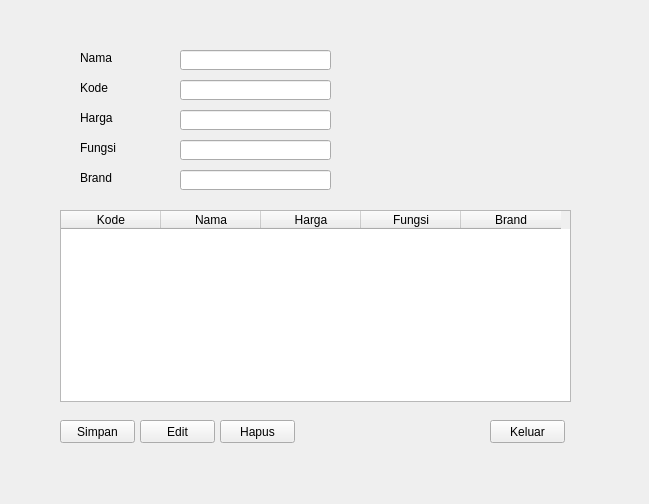
<?xml version="1.0" encoding="UTF-8"?>
<ui version="4.0">
 <class>frmFacialwash</class>
 <widget class="QWidget" name="frmFacialwash">
  <property name="geometry">
   <rect>
    <x>0</x>
    <y>0</y>
    <width>649</width>
    <height>504</height>
   </rect>
  </property>
  <property name="windowTitle">
   <string>Form</string>
  </property>
  <widget class="QPushButton" name="btnEdit">
   <property name="geometry">
    <rect>
     <x>140</x>
     <y>420</y>
     <width>75</width>
     <height>23</height>
    </rect>
   </property>
   <property name="text">
    <string>Edit</string>
   </property>
  </widget>
  <widget class="QLineEdit" name="txtNama">
   <property name="geometry">
    <rect>
     <x>180</x>
     <y>50</y>
     <width>151</width>
     <height>20</height>
    </rect>
   </property>
  </widget>
  <widget class="QLineEdit" name="txtBrand">
   <property name="geometry">
    <rect>
     <x>180</x>
     <y>170</y>
     <width>151</width>
     <height>20</height>
    </rect>
   </property>
  </widget>
  <widget class="QLabel" name="label">
   <property name="geometry">
    <rect>
     <x>80</x>
     <y>50</y>
     <width>91</width>
     <height>16</height>
    </rect>
   </property>
   <property name="text">
    <string>Nama</string>
   </property>
  </widget>
  <widget class="QLabel" name="label_2">
   <property name="geometry">
    <rect>
     <x>80</x>
     <y>80</y>
     <width>91</width>
     <height>16</height>
    </rect>
   </property>
   <property name="text">
    <string>Kode</string>
   </property>
  </widget>
  <widget class="QLabel" name="label_4">
   <property name="geometry">
    <rect>
     <x>80</x>
     <y>140</y>
     <width>91</width>
     <height>16</height>
    </rect>
   </property>
   <property name="text">
    <string>Fungsi</string>
   </property>
  </widget>
  <widget class="QLineEdit" name="txtFungsi">
   <property name="geometry">
    <rect>
     <x>180</x>
     <y>140</y>
     <width>151</width>
     <height>20</height>
    </rect>
   </property>
  </widget>
  <widget class="QPushButton" name="btnKeluar">
   <property name="geometry">
    <rect>
     <x>490</x>
     <y>420</y>
     <width>75</width>
     <height>23</height>
    </rect>
   </property>
   <property name="text">
    <string>Keluar</string>
   </property>
  </widget>
  <widget class="QLabel" name="label_5">
   <property name="geometry">
    <rect>
     <x>80</x>
     <y>170</y>
     <width>91</width>
     <height>16</height>
    </rect>
   </property>
   <property name="text">
    <string>Brand</string>
   </property>
  </widget>
  <widget class="QLineEdit" name="txtHarga">
   <property name="geometry">
    <rect>
     <x>180</x>
     <y>110</y>
     <width>151</width>
     <height>20</height>
    </rect>
   </property>
  </widget>
  <widget class="QPushButton" name="btnHapus">
   <property name="geometry">
    <rect>
     <x>220</x>
     <y>420</y>
     <width>75</width>
     <height>23</height>
    </rect>
   </property>
   <property name="text">
    <string>Hapus</string>
   </property>
  </widget>
  <widget class="QLabel" name="label_3">
   <property name="geometry">
    <rect>
     <x>80</x>
     <y>110</y>
     <width>91</width>
     <height>16</height>
    </rect>
   </property>
   <property name="text">
    <string>Harga</string>
   </property>
  </widget>
  <widget class="QTableWidget" name="tblFacialwash">
   <property name="geometry">
    <rect>
     <x>60</x>
     <y>210</y>
     <width>511</width>
     <height>192</height>
    </rect>
   </property>
   <column>
    <property name="text">
     <string>Kode</string>
    </property>
   </column>
   <column>
    <property name="text">
     <string>Nama</string>
    </property>
   </column>
   <column>
    <property name="text">
     <string>Harga</string>
    </property>
   </column>
   <column>
    <property name="text">
     <string>Fungsi</string>
    </property>
   </column>
   <column>
    <property name="text">
     <string>Brand</string>
    </property>
   </column>
  </widget>
  <widget class="QPushButton" name="btnSimpan">
   <property name="geometry">
    <rect>
     <x>60</x>
     <y>420</y>
     <width>75</width>
     <height>23</height>
    </rect>
   </property>
   <property name="text">
    <string>Simpan</string>
   </property>
  </widget>
  <widget class="QLineEdit" name="txtKode">
   <property name="geometry">
    <rect>
     <x>180</x>
     <y>80</y>
     <width>151</width>
     <height>20</height>
    </rect>
   </property>
  </widget>
 </widget>
 <resources/>
 <connections/>
</ui>
